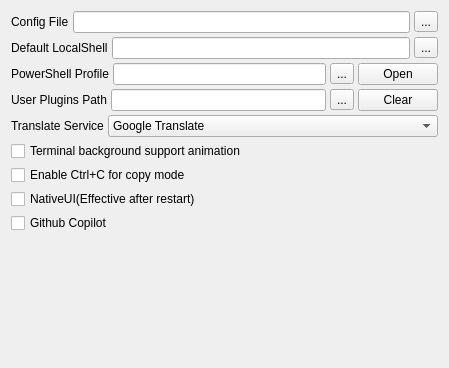
<?xml version="1.0" encoding="UTF-8"?>
<ui version="4.0">
 <class>GlobalOptionsAdvancedWidget</class>
 <widget class="QWidget" name="GlobalOptionsAdvancedWidget">
  <property name="geometry">
   <rect>
    <x>0</x>
    <y>0</y>
    <width>449</width>
    <height>368</height>
   </rect>
  </property>
  <layout class="QVBoxLayout" name="verticalLayout">
   <property name="spacing">
    <number>4</number>
   </property>
   <item>
    <layout class="QHBoxLayout" name="horizontalLayout_2">
     <property name="spacing">
      <number>4</number>
     </property>
     <item>
      <widget class="QLabel" name="labelConfigFile">
       <property name="sizePolicy">
        <sizepolicy hsizetype="Fixed" vsizetype="Fixed">
         <horstretch>0</horstretch>
         <verstretch>0</verstretch>
        </sizepolicy>
       </property>
       <property name="text">
        <string>Config File</string>
       </property>
      </widget>
     </item>
     <item>
      <widget class="QLineEdit" name="lineEditConfigFile">
       <property name="toolTip">
        <string>Config file path</string>
       </property>
       <property name="readOnly">
        <bool>true</bool>
       </property>
      </widget>
     </item>
     <item>
      <widget class="QToolButton" name="toolButtonOpenConfigFile">
       <property name="toolTip">
        <string>Open config file</string>
       </property>
       <property name="text">
        <string notr="true">...</string>
       </property>
      </widget>
     </item>
    </layout>
   </item>
   <item>
    <layout class="QHBoxLayout" name="horizontalLayout_31">
     <item>
      <widget class="QLabel" name="label_5">
       <property name="text">
        <string>Default LocalShell</string>
       </property>
      </widget>
     </item>
     <item>
      <widget class="QLineEdit" name="lineEditDefaultLocalShell">
       <property name="toolTip">
        <string>Set the default LocalShell</string>
       </property>
      </widget>
     </item>
     <item>
      <widget class="QToolButton" name="toolButtonDefaultLocalShell">
       <property name="toolTip">
        <string>Choose the default LocalShell</string>
       </property>
       <property name="text">
        <string notr="true">...</string>
       </property>
      </widget>
     </item>
    </layout>
   </item>
   <item>
    <layout class="QHBoxLayout" name="horizontalLayout_32">
     <item>
      <widget class="QLabel" name="labelPowerShellProfile">
       <property name="text">
        <string>PowerShell Profile</string>
       </property>
      </widget>
     </item>
     <item>
      <widget class="QLineEdit" name="lineEditPowerShellProfile">
       <property name="toolTip">
        <string>Set the PowerShell profile path</string>
       </property>
      </widget>
     </item>
     <item>
      <widget class="QToolButton" name="toolButtonPowerShellProfile">
       <property name="toolTip">
        <string>Choose the PowerShell profile path</string>
       </property>
       <property name="text">
        <string notr="true">...</string>
       </property>
      </widget>
     </item>
     <item>
      <widget class="QPushButton" name="pushButtonPowerShellProfile">
       <property name="text">
        <string>Open</string>
       </property>
      </widget>
     </item>
    </layout>
   </item>
   <item>
    <layout class="QHBoxLayout" name="horizontalLayout_3">
     <property name="spacing">
      <number>4</number>
     </property>
     <item>
      <widget class="QLabel" name="label">
       <property name="text">
        <string>User Plugins Path</string>
       </property>
      </widget>
     </item>
     <item>
      <widget class="QLineEdit" name="lineEditUserPluginsPath">
       <property name="toolTip">
        <string>User plugins path</string>
       </property>
      </widget>
     </item>
     <item>
      <widget class="QToolButton" name="toolButtonUserPluginsPath">
       <property name="toolTip">
        <string>Open user plugins path</string>
       </property>
       <property name="text">
        <string notr="true">...</string>
       </property>
      </widget>
     </item>
     <item>
      <widget class="QPushButton" name="pushButtonUserPluginsPathClear">
       <property name="sizePolicy">
        <sizepolicy hsizetype="Fixed" vsizetype="Fixed">
         <horstretch>0</horstretch>
         <verstretch>0</verstretch>
        </sizepolicy>
       </property>
       <property name="toolTip">
        <string>Clear user plugins path</string>
       </property>
       <property name="text">
        <string>Clear</string>
       </property>
      </widget>
     </item>
    </layout>
   </item>
   <item>
    <layout class="QHBoxLayout" name="horizontalLayout">
     <property name="spacing">
      <number>4</number>
     </property>
     <item>
      <widget class="QLabel" name="labelTranslateService">
       <property name="sizePolicy">
        <sizepolicy hsizetype="Fixed" vsizetype="Fixed">
         <horstretch>0</horstretch>
         <verstretch>0</verstretch>
        </sizepolicy>
       </property>
       <property name="text">
        <string>Translate Service</string>
       </property>
      </widget>
     </item>
     <item>
      <widget class="QComboBox" name="comboBoxTranslateService">
       <property name="toolTip">
        <string>Translate service</string>
       </property>
       <property name="editable">
        <bool>false</bool>
       </property>
       <item>
        <property name="text">
         <string>Google Translate</string>
        </property>
       </item>
       <item>
        <property name="text">
         <string>Baidu Translate</string>
        </property>
       </item>
       <item>
        <property name="text">
         <string>Microsoft Translate</string>
        </property>
       </item>
      </widget>
     </item>
    </layout>
   </item>
   <item>
    <widget class="QCheckBox" name="checkBoxTerminalBackgroundAnimation">
     <property name="toolTip">
      <string>Terminal background support animation</string>
     </property>
     <property name="text">
      <string>Terminal background support animation</string>
     </property>
    </widget>
   </item>
   <item>
    <widget class="QCheckBox" name="checkBoxEnableCtrlC">
     <property name="toolTip">
      <string>Enable Ctrl+C for copy when characters are selected</string>
     </property>
     <property name="text">
      <string>Enable Ctrl+C for copy mode</string>
     </property>
    </widget>
   </item>
   <item>
    <widget class="QCheckBox" name="checkBoxNativeUI">
     <property name="toolTip">
      <string>NativeUI(Effective after restart)</string>
     </property>
     <property name="text">
      <string>NativeUI(Effective after restart)</string>
     </property>
    </widget>
   </item>
   <item>
    <widget class="QCheckBox" name="checkBoxGithubCopilot">
     <property name="toolTip">
      <string>Github Copilot</string>
     </property>
     <property name="text">
      <string>Github Copilot</string>
     </property>
    </widget>
   </item>
   <item>
    <spacer name="verticalSpacer">
     <property name="orientation">
      <enum>Qt::Orientation::Vertical</enum>
     </property>
     <property name="sizeHint" stdset="0">
      <size>
       <width>20</width>
       <height>275</height>
      </size>
     </property>
    </spacer>
   </item>
  </layout>
 </widget>
 <resources/>
 <connections/>
</ui>
